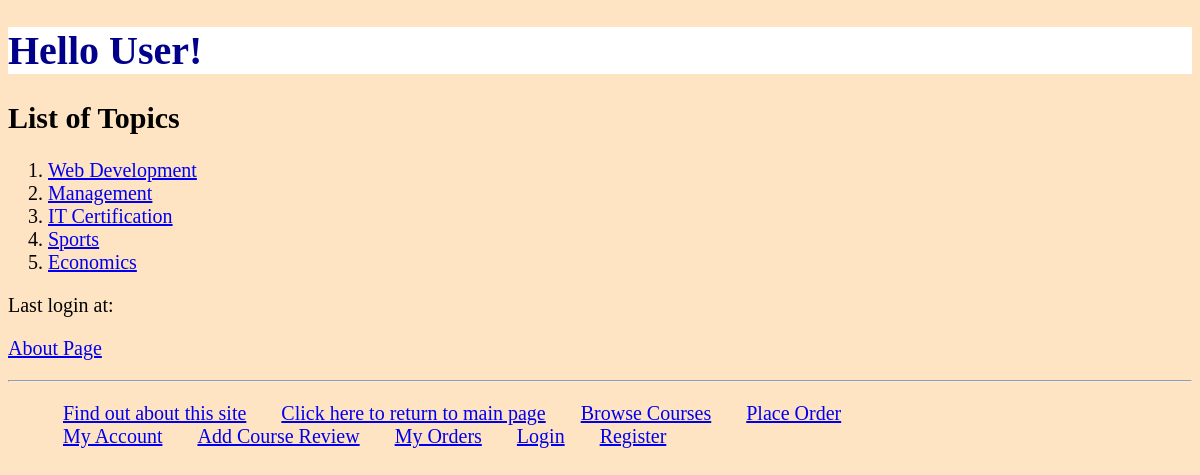
Page /myapp/ on the earlier database version.
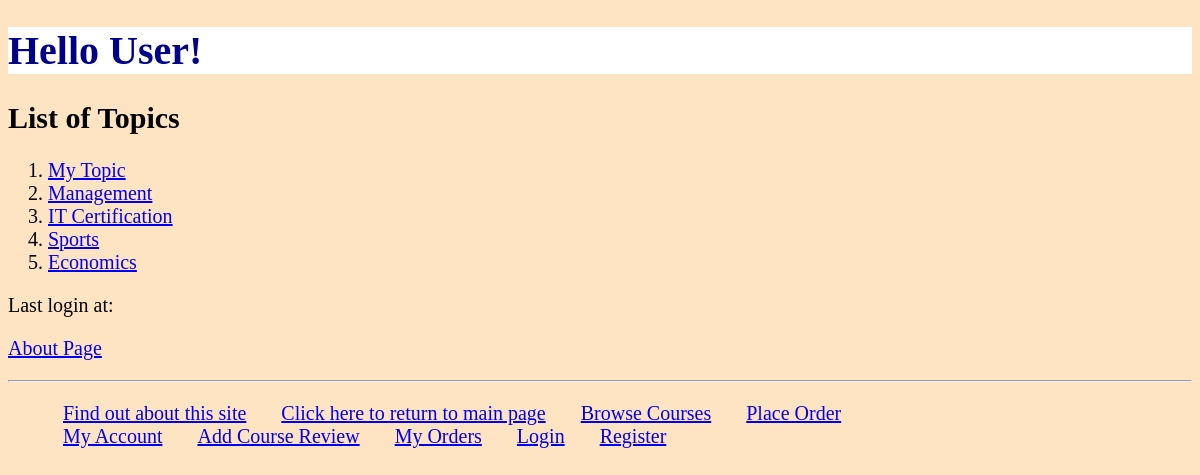
Same page on the later database version.
### myapp/models.py (models this page shows, shortened)
class Topic(models.Model):
    name = models.CharField(max_length=200)
    length = models.IntegerField(default=12)

### myapp/views.py (the view)
# urls.py: path(r'', views.IndexView.as_view(), name='index'),
class IndexView(View):
    def get(self, request):
        top_list = Topic.objects.all().order_by('id')[:10]
        try:
            current_user = Student.objects.get(id=request.user.id)
        except Student.DoesNotExist:
            current_user = None
        first_name = "User"
        if current_user:
            first_name = current_user.first_name
        return render(request, 'myapp/index.html', {'top_list': top_list, 'first_name':first_name})

### myapp/templates/myapp/index.html
{% extends 'myapp/base.html' %}
{% block body_block %}
    {% if top_list %}
        <h2>List of Topics</h2>
        <ol>
            {% for top  in top_list %}
                <li>
                    <a href="{% url 'myapp:detail' top.id %}">
                        {{ top.name}}
                    </a>
                </li>
            {% endfor %}
        </ol>
    {% else %}
        <strong>There are no available topics!</strong>
    {% endif %}
    <p>Last login at: {{ request.session.last_login }}</p>
    <p><a href="{% url 'myapp:about' %}">About Page</a></p>
{% endblock %}

Differences in the rows shown:
changed Topic: name "Web Development" → "My Topic"
